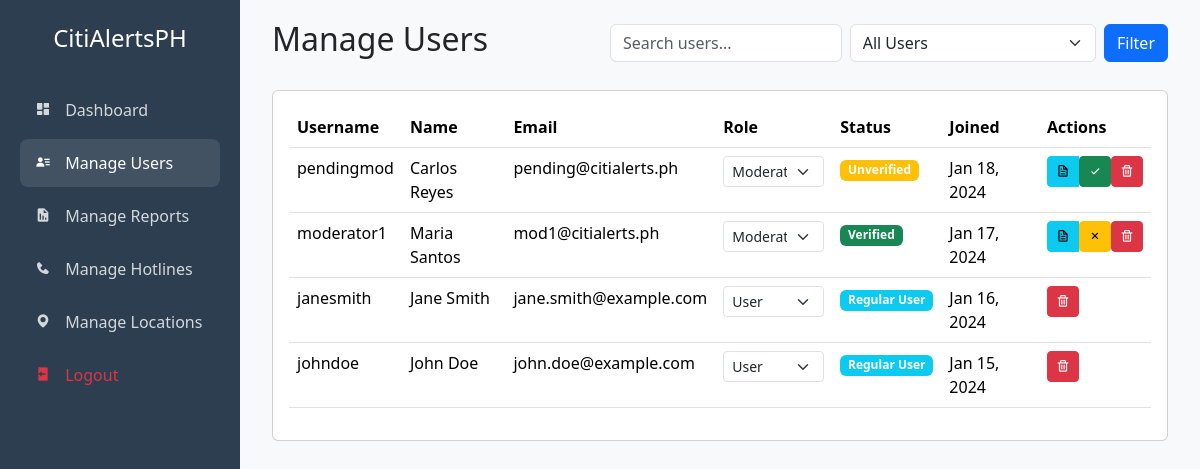
The app's page /app/web/manage-users.php (signed in) with its own data.
### tables this page shows
CREATE TABLE `users` (
  `id` int(11) NOT NULL AUTO_INCREMENT,
  `username` varchar(50) NOT NULL,
  `email` varchar(100) NOT NULL,
  `password` varchar(255) NOT NULL,
  `user_type` enum('user','moderator') NOT NULL DEFAULT 'user',
  `first_name` varchar(50) NOT NULL,
  `last_name` varchar(50) NOT NULL,
  `phone` varchar(20) DEFAULT NULL,
  `profile_image` varchar(255) DEFAULT NULL,
  `verification_documents` text DEFAULT NULL,
  `is_verified` tinyint(1) NOT NULL DEFAULT 0,
  `created_at` timestamp NOT NULL DEFAULT current_timestamp(),
  `updated_at` timestamp NOT NULL DEFAULT current_timestamp() ON UPDATE current_timestamp(),
  PRIMARY KEY (`id`),
  UNIQUE KEY `username` (`username`),
  UNIQUE KEY `email` (`email`),
  KEY `idx_user_type` (`user_type`),
  KEY `idx_is_verified` (`is_verified`),
  KEY `idx_created_at` (`created_at`)
);

### app/web/manage-users.php (the view, shortened to what this page needs)
<?php
require_once 'includes/header.php';
require_once 'config.php';
$filter = isset($_GET['filter']) ? $conn->real_escape_string($_GET['filter']) : 'all';
$query = "SELECT * FROM users WHERE 1=1";
$query .= " ORDER BY created_at DESC";
$users = $conn->query($query);
?>
<div class="main-content">
    <div class="container-fluid">
        <div class="d-flex justify-content-between align-items-center mb-4">
            <h2>Manage Users</h2>
            <div class="d-flex gap-2">
                <form class="d-flex gap-2">
                    <input type="text" name="search" class="form-control" placeholder="Search users..." value="<?php echo htmlspecialchars($_GET['search'] ?? ''); ?>">
                    <select name="filter" class="form-select">
                        <option value="all" <?php echo ($filter === 'all') ? 'selected' : ''; ?>>All Users</option>
                    </select>
                    <button type="submit" class="btn btn-primary">Filter</button>
                </form>
            </div>
        </div>
        <div class="card">
            <div class="card-body">
                <div class="table-responsive">
                    <table class="table table-hover">
                        <thead>
                            <tr>
                                <th>Username</th>
                                <th>Name</th>
                                <th>Email</th>
                                <th>Role</th>
                                <th>Status</th>
                                <th>Joined</th>
                                <th>Actions</th>
                            </tr>
                        </thead>
                        <tbody>
                            <?php while($user = $users->fetch_assoc()): ?>
                            <tr>
                                <td><?php echo htmlspecialchars($user['username']); ?></td>
                                <td><?php echo htmlspecialchars($user['first_name'] . ' ' . $user['last_name']); ?></td>
                                <td><?php echo htmlspecialchars($user['email']); ?></td>
                                <td>
                                    <form method="POST" class="d-inline">
                                        <select name="new_role" class="form-select form-select-sm" onchange="this.form.submit()">
                                            <option value="user" <?php echo $user['user_type'] === 'user' ? 'selected' : ''; ?>>User</option>
                                            <option value="moderator" <?php echo $user['user_type'] === 'moderator' ? 'selected' : ''; ?>>Moderator</option>
                                        </select>
                                    </form>
                                </td>
                                <td>
                                    <?php if ($user['user_type'] === 'moderator'): ?>
                                        <span class="badge bg-<?php echo $user['is_verified'] ? 'success' : 'warning'; ?>">
                                            <?php echo $user['is_verified'] ? 'Verified' : 'Unverified'; ?>
                                        </span>
                                    <?php else: ?>
                                        <span class="badge bg-info">Regular User</span>
                                    <?php endif; ?>
                                </td>
                                <td><?php echo date('M d, Y', strtotime($user['created_at'])); ?></td>
                                <td>
                                    <div class="btn-group">
                                        <?php if ($user['user_type'] === 'moderator'): ?>
                                            <a href="view-credentials.php?user_id=<?php echo $user['id']; ?>" class="btn btn-sm btn-info" title="View Credentials">
                                                <i class='bx bx-file'></i>
                                            </a>
                                            <form method="POST" class="d-inline">
                                                <?php if (!$user['is_verified']): ?>
                                                    <button type="submit" name="action" value="verify" class="btn btn-sm btn-success" title="Verify Moderator">
                                                        <i class='bx bx-check'></i>
                                                    </button>
                                                <?php else: ?>
                                                    <button type="submit" name="action" value="unverify" class="btn btn-sm btn-warning" title="Unverify Moderator">
                                                        <i class='bx bx-x'></i>
                                                    </button>
                                                <?php endif; ?>
                                            </form>
                                        <?php endif; ?>
                                        <form method="POST" class="d-inline">
                                            <button type="submit" name="action" value="delete" class="btn btn-sm btn-danger" onclick="return confirm('Are you sure you want to delete this user?')" title="Delete User">
                                                <i class='bx bx-trash'></i>
                                            </button>
                                        </form>
                                    </div>
                                </td>
                            </tr>
                            <?php endwhile; ?>
                        </tbody>
                    </table>
                </div>
            </div>
        </div>
    </div>
</div>
</body>
</html>

### app/web/includes/header.php (shortened to what this page needs)
<!DOCTYPE html>
<html lang="en">
<head>
    <link href="https://cdn.jsdelivr.net/npm/bootstrap@5.3.2/dist/css/bootstrap.min.css" rel="stylesheet">
    <link href="https://cdn.jsdelivr.net/npm/boxicons@2.1.4/css/boxicons.min.css" rel="stylesheet">
</head>
<body class="bg-light">
    <div class="sidebar">
        <div class="logo">
            CitiAlertsPH
        </div>
        <nav class="nav flex-column">
            <a href="dashboard.php" class="nav-link <?php echo basename($_SERVER['PHP_SELF']) == 'dashboard.php' ? 'active' : ''; ?>">
                <i class='bx bxs-dashboard'></i> Dashboard
            </a>
            <a href="manage-users.php" class="nav-link <?php echo basename($_SERVER['PHP_SELF']) == 'manage-users.php' ? 'active' : ''; ?>">
                <i class='bx bxs-user-detail'></i> Manage Users
            </a>
            <a href="manage-reports.php" class="nav-link <?php echo basename($_SERVER['PHP_SELF']) == 'manage-reports.php' ? 'active' : ''; ?>">
                <i class='bx bxs-report'></i> Manage Reports
            </a>
            <a href="manage-hotlines.php" class="nav-link <?php echo basename($_SERVER['PHP_SELF']) == 'manage-hotlines.php' ? 'active' : ''; ?>">
                <i class='bx bxs-phone'></i> Manage Hotlines
            </a>
            <a href="manage-locations.php" class="nav-link <?php echo basename($_SERVER['PHP_SELF']) == 'manage-locations.php' ? 'active' : ''; ?>">
                <i class='bx bxs-map'></i> Manage Locations
            </a>
            <div class="mt-auto">
                <a href="logout.php" class="nav-link text-danger">
                    <i class='bx bxs-log-out'></i> Logout
                </a>
            </div>
        </nav>
    </div>
</head>
<body>

### app/web/includes/header.php (style rules this page uses)
.sidebar { position: fixed; top: 0; left: 0; height: 100vh; width: 240px; background: #2c3e50; padding: 20px; transition: all 0.3s ease; }
.sidebar .logo { color: white; font-size: 24px; text-align: center; margin-bottom: 30px; }
.sidebar .nav-link { color: rgba(255,255,255,0.8); padding: 12px 15px; border-radius: 8px; margin-bottom: 5px; }
.sidebar .nav-link:hover, .sidebar .nav-link.active { background: rgba(255,255,255,0.1); color: white; }
.sidebar .nav-link i { margin-right: 10px; }
.main-content { margin-left: 240px; padding: 20px; }

### records on screen
users: username "pendingmod", first_name+last_name "Carlos Reyes", email "pending@citialerts.ph", new_role "Moderator", is_verified "Unverified", created_at "Jan 18, 2024"
users: username "moderator1", first_name+last_name "Maria Santos", email "mod1@citialerts.ph", new_role "Moderator", is_verified "Verified", created_at "Jan 17, 2024"
users: username "janesmith", first_name+last_name "Jane Smith", email "jane.smith@example.com", new_role "User", shows "Regular User", created_at "Jan 16, 2024"
users: username "johndoe", first_name+last_name "John Doe", email "john.doe@example.com", new_role "User", shows "Regular User", created_at "Jan 15, 2024"
